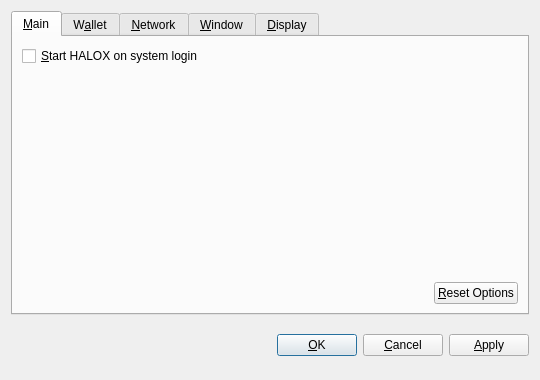
<?xml version="1.0" encoding="UTF-8"?>
<ui version="4.0">
 <class>OptionsDialog</class>
 <widget class="QDialog" name="OptionsDialog">
  <property name="geometry">
   <rect>
    <x>0</x>
    <y>0</y>
    <width>540</width>
    <height>380</height>
   </rect>
  </property>
  <property name="windowTitle">
   <string>Options</string>
  </property>
  <property name="modal">
   <bool>true</bool>
  </property>
  <layout class="QVBoxLayout" name="verticalLayout">
   <item>
    <widget class="QTabWidget" name="tabWidget">
     <property name="tabPosition">
      <enum>QTabWidget::North</enum>
     </property>
     <property name="currentIndex">
      <number>0</number>
     </property>
     <widget class="QWidget" name="tabMain">
      <attribute name="title">
       <string>&amp;Main</string>
      </attribute>
      <layout class="QVBoxLayout" name="verticalLayout_Main">
       <item>
        <widget class="QCheckBox" name="bitcoinAtStartup">
         <property name="toolTip">
          <string>Automatically start HALOX after logging in to the system.</string>
         </property>
         <property name="text">
          <string>&amp;Start HALOX on system login</string>
         </property>
        </widget>
       </item>
       <item>
        <spacer name="verticalSpacer_Main">
         <property name="orientation">
          <enum>Qt::Vertical</enum>
         </property>
         <property name="sizeHint" stdset="0">
          <size>
           <width>20</width>
           <height>40</height>
          </size>
         </property>
        </spacer>
       </item>
       <item>
        <layout class="QHBoxLayout" name="horizontalLayout_2_Main">
         <item>
          <spacer name="horizontalSpacer_2_Main">
           <property name="orientation">
            <enum>Qt::Horizontal</enum>
           </property>
           <property name="sizeHint" stdset="0">
            <size>
             <width>40</width>
             <height>20</height>
            </size>
           </property>
          </spacer>
         </item>
         <item>
          <widget class="QPushButton" name="resetButton">
           <property name="toolTip">
            <string>Reset all client options to default.</string>
           </property>
           <property name="text">
            <string>&amp;Reset Options</string>
           </property>
           <property name="autoDefault">
            <bool>false</bool>
           </property>
          </widget>
         </item>
        </layout>
       </item>
      </layout>
     </widget>
     <widget class="QWidget" name="tabWallet">
      <attribute name="title">
       <string>W&amp;allet</string>
      </attribute>
      <layout class="QVBoxLayout" name="verticalLayout_Network">
       <item>
        <widget class="QLabel" name="transactionFeeInfoLabel">
         <property name="text">
          <string>Optional transaction fee per kB that helps make sure your transactions are processed quickly. Most transactions are 1 kB.</string>
         </property>
         <property name="textFormat">
          <enum>Qt::PlainText</enum>
         </property>
         <property name="wordWrap">
          <bool>true</bool>
         </property>
        </widget>
       </item>
       <item>
        <layout class="QHBoxLayout" name="horizontalLayout_1_Main">
         <item>
          <widget class="QLabel" name="transactionFeeLabel">
           <property name="text">
            <string>Pay transaction &amp;fee</string>
           </property>
           <property name="textFormat">
            <enum>Qt::PlainText</enum>
           </property>
           <property name="buddy">
            <cstring>transactionFee</cstring>
           </property>
          </widget>
         </item>
         <item>
          <widget class="BitcoinAmountField" name="transactionFee"/>
         </item>
         <item>
          <spacer name="horizontalSpacer_1_Main">
           <property name="orientation">
            <enum>Qt::Horizontal</enum>
           </property>
           <property name="sizeHint" stdset="0">
            <size>
             <width>40</width>
             <height>20</height>
            </size>
           </property>
          </spacer>
         </item>
        </layout>
       </item>
       <item>
        <widget class="QLabel" name="label">
         <property name="text">
          <string>If you disable the spending of unconfirmed change, the change from a transaction cannot be used until that transaction has at least one confirmation. This also affects how your balance is computed.</string>
         </property>
         <property name="wordWrap">
          <bool>true</bool>
         </property>
        </widget>
       </item>
       <item>
        <widget class="QCheckBox" name="spendZeroConfChange">
         <property name="text">
          <string>Spend unconfirmed change  (experts only)</string>
         </property>
        </widget>
       </item>
       <item>
        <spacer name="verticalSpacer">
         <property name="orientation">
          <enum>Qt::Vertical</enum>
         </property>
         <property name="sizeHint" stdset="0">
          <size>
           <width>20</width>
           <height>40</height>
          </size>
         </property>
        </spacer>
       </item>
      </layout>
     </widget>
     <widget class="QWidget" name="tabNetwork">
      <attribute name="title">
       <string>&amp;Network</string>
      </attribute>
      <layout class="QVBoxLayout" name="verticalLayout_Network">
       <item>
        <widget class="QCheckBox" name="mapPortUpnp">
         <property name="toolTip">
          <string>Automatically open the HALOX client port on the router. This only works when your router supports UPnP and it is enabled.</string>
         </property>
         <property name="text">
          <string>Map port using &amp;UPnP</string>
         </property>
        </widget>
       </item>
       <item>
        <widget class="QCheckBox" name="connectSocks">
         <property name="toolTip">
          <string>Connect to the HALOX network through a SOCKS proxy (e.g. when connecting through Tor).</string>
         </property>
         <property name="text">
          <string>&amp;Connect through SOCKS proxy:</string>
         </property>
        </widget>
       </item>
       <item>
        <layout class="QHBoxLayout" name="horizontalLayout_Network">
         <item>
          <widget class="QLabel" name="proxyIpLabel">
           <property name="text">
            <string>Proxy &amp;IP:</string>
           </property>
           <property name="textFormat">
            <enum>Qt::PlainText</enum>
           </property>
           <property name="buddy">
            <cstring>proxyIp</cstring>
           </property>
          </widget>
         </item>
         <item>
          <widget class="QValidatedLineEdit" name="proxyIp">
           <property name="maximumSize">
            <size>
             <width>140</width>
             <height>16777215</height>
            </size>
           </property>
           <property name="toolTip">
            <string>IP address of the proxy (e.g. 127.0.0.1)</string>
           </property>
          </widget>
         </item>
         <item>
          <widget class="QLabel" name="proxyPortLabel">
           <property name="text">
            <string>&amp;Port:</string>
           </property>
           <property name="textFormat">
            <enum>Qt::PlainText</enum>
           </property>
           <property name="buddy">
            <cstring>proxyPort</cstring>
           </property>
          </widget>
         </item>
         <item>
          <widget class="QLineEdit" name="proxyPort">
           <property name="maximumSize">
            <size>
             <width>55</width>
             <height>16777215</height>
            </size>
           </property>
           <property name="toolTip">
            <string>Port of the proxy (e.g. 9050)</string>
           </property>
          </widget>
         </item>
         <item>
          <widget class="QLabel" name="socksVersionLabel">
           <property name="text">
            <string>SOCKS &amp;Version:</string>
           </property>
           <property name="textFormat">
            <enum>Qt::PlainText</enum>
           </property>
           <property name="buddy">
            <cstring>socksVersion</cstring>
           </property>
          </widget>
         </item>
         <item>
          <widget class="QValueComboBox" name="socksVersion">
           <property name="toolTip">
            <string>SOCKS version of the proxy (e.g. 5)</string>
           </property>
          </widget>
         </item>
         <item>
          <spacer name="horizontalSpacer_Network">
           <property name="orientation">
            <enum>Qt::Horizontal</enum>
           </property>
           <property name="sizeHint" stdset="0">
            <size>
             <width>40</width>
             <height>20</height>
            </size>
           </property>
          </spacer>
         </item>
        </layout>
       </item>
       <item>
        <spacer name="verticalSpacer_Network">
         <property name="orientation">
          <enum>Qt::Vertical</enum>
         </property>
         <property name="sizeHint" stdset="0">
          <size>
           <width>20</width>
           <height>40</height>
          </size>
         </property>
        </spacer>
       </item>
      </layout>
     </widget>
     <widget class="QWidget" name="tabWindow">
      <attribute name="title">
       <string>&amp;Window</string>
      </attribute>
      <layout class="QVBoxLayout" name="verticalLayout_Window">
       <item>
        <widget class="QCheckBox" name="minimizeToTray">
         <property name="toolTip">
          <string>Show only a tray icon after minimizing the window.</string>
         </property>
         <property name="text">
          <string>&amp;Minimize to the tray instead of the taskbar</string>
         </property>
        </widget>
       </item>
       <item>
        <widget class="QCheckBox" name="minimizeOnClose">
         <property name="toolTip">
          <string>Minimize instead of exit the application when the window is closed. When this option is enabled, the application will be closed only after selecting Quit in the menu.</string>
         </property>
         <property name="text">
          <string>M&amp;inimize on close</string>
         </property>
        </widget>
       </item>
       <item>
        <spacer name="verticalSpacer_Window">
         <property name="orientation">
          <enum>Qt::Vertical</enum>
         </property>
         <property name="sizeHint" stdset="0">
          <size>
           <width>20</width>
           <height>40</height>
          </size>
         </property>
        </spacer>
       </item>
      </layout>
     </widget>
     <widget class="QWidget" name="tabDisplay">
      <attribute name="title">
       <string>&amp;Display</string>
      </attribute>
      <layout class="QVBoxLayout" name="verticalLayout_Display">
       <item>
        <layout class="QHBoxLayout" name="horizontalLayout_1_Display">
         <item>
          <widget class="QLabel" name="langLabel">
           <property name="text">
            <string>User Interface &amp;language:</string>
           </property>
           <property name="textFormat">
            <enum>Qt::PlainText</enum>
           </property>
           <property name="buddy">
            <cstring>lang</cstring>
           </property>
          </widget>
         </item>
         <item>
          <widget class="QValueComboBox" name="lang">
           <property name="toolTip">
            <string>The user interface language can be set here. This setting will take effect after restarting HALOX.</string>
           </property>
          </widget>
         </item>
        </layout>
       </item>
       <item>
        <layout class="QHBoxLayout" name="horizontalLayout_2_Display">
         <item>
          <widget class="QLabel" name="unitLabel">
           <property name="text">
            <string>&amp;Unit to show amounts in:</string>
           </property>
           <property name="textFormat">
            <enum>Qt::PlainText</enum>
           </property>
           <property name="buddy">
            <cstring>unit</cstring>
           </property>
          </widget>
         </item>
         <item>
          <widget class="QValueComboBox" name="unit">
           <property name="toolTip">
            <string>Choose the default subdivision unit to show in the interface and when sending coins.</string>
           </property>
          </widget>
         </item>
        </layout>
       </item>
       <item>
        <widget class="QCheckBox" name="displayAddresses">
         <property name="toolTip">
          <string>Whether to show HALOX addresses in the transaction list or not.</string>
         </property>
         <property name="text">
          <string>&amp;Display addresses in transaction list</string>
         </property>
        </widget>
       </item>
       <item>
        <widget class="QCheckBox" name="coinControlFeatures">
         <property name="toolTip">
          <string>Whether to show coin control features or not.</string>
         </property>
         <property name="text">
          <string>Display coin &amp;control features (experts only!)</string>
         </property>
        </widget>
       </item>
       <item>
        <spacer name="verticalSpacer_Display">
         <property name="orientation">
          <enum>Qt::Vertical</enum>
         </property>
         <property name="sizeHint" stdset="0">
          <size>
           <width>20</width>
           <height>40</height>
          </size>
         </property>
        </spacer>
       </item>
      </layout>
     </widget>
    </widget>
   </item>
   <item>
    <layout class="QHBoxLayout" name="horizontalLayout_Buttons">
     <item>
      <spacer name="horizontalSpacer_1">
       <property name="orientation">
        <enum>Qt::Horizontal</enum>
       </property>
       <property name="sizeHint" stdset="0">
        <size>
         <width>40</width>
         <height>48</height>
        </size>
       </property>
      </spacer>
     </item>
     <item>
      <widget class="QLabel" name="statusLabel">
       <property name="font">
        <font>
         <weight>75</weight>
         <bold>true</bold>
        </font>
       </property>
       <property name="text">
        <string/>
       </property>
       <property name="textFormat">
        <enum>Qt::PlainText</enum>
       </property>
       <property name="wordWrap">
        <bool>true</bool>
       </property>
      </widget>
     </item>
     <item>
      <spacer name="horizontalSpacer_2">
       <property name="orientation">
        <enum>Qt::Horizontal</enum>
       </property>
       <property name="sizeHint" stdset="0">
        <size>
         <width>40</width>
         <height>48</height>
        </size>
       </property>
      </spacer>
     </item>
     <item>
      <widget class="QPushButton" name="okButton">
       <property name="text">
        <string>&amp;OK</string>
       </property>
      </widget>
     </item>
     <item>
      <widget class="QPushButton" name="cancelButton">
       <property name="text">
        <string>&amp;Cancel</string>
       </property>
       <property name="autoDefault">
        <bool>false</bool>
       </property>
      </widget>
     </item>
     <item>
      <widget class="QPushButton" name="applyButton">
       <property name="text">
        <string>&amp;Apply</string>
       </property>
       <property name="autoDefault">
        <bool>false</bool>
       </property>
      </widget>
     </item>
    </layout>
   </item>
  </layout>
 </widget>
 <customwidgets>
  <customwidget>
   <class>BitcoinAmountField</class>
   <extends>QSpinBox</extends>
   <header>bitcoinamountfield.h</header>
  </customwidget>
  <customwidget>
   <class>QValueComboBox</class>
   <extends>QComboBox</extends>
   <header>qvaluecombobox.h</header>
  </customwidget>
  <customwidget>
   <class>QValidatedLineEdit</class>
   <extends>QLineEdit</extends>
   <header>qvalidatedlineedit.h</header>
  </customwidget>
 </customwidgets>
 <resources/>
 <connections/>
</ui>
